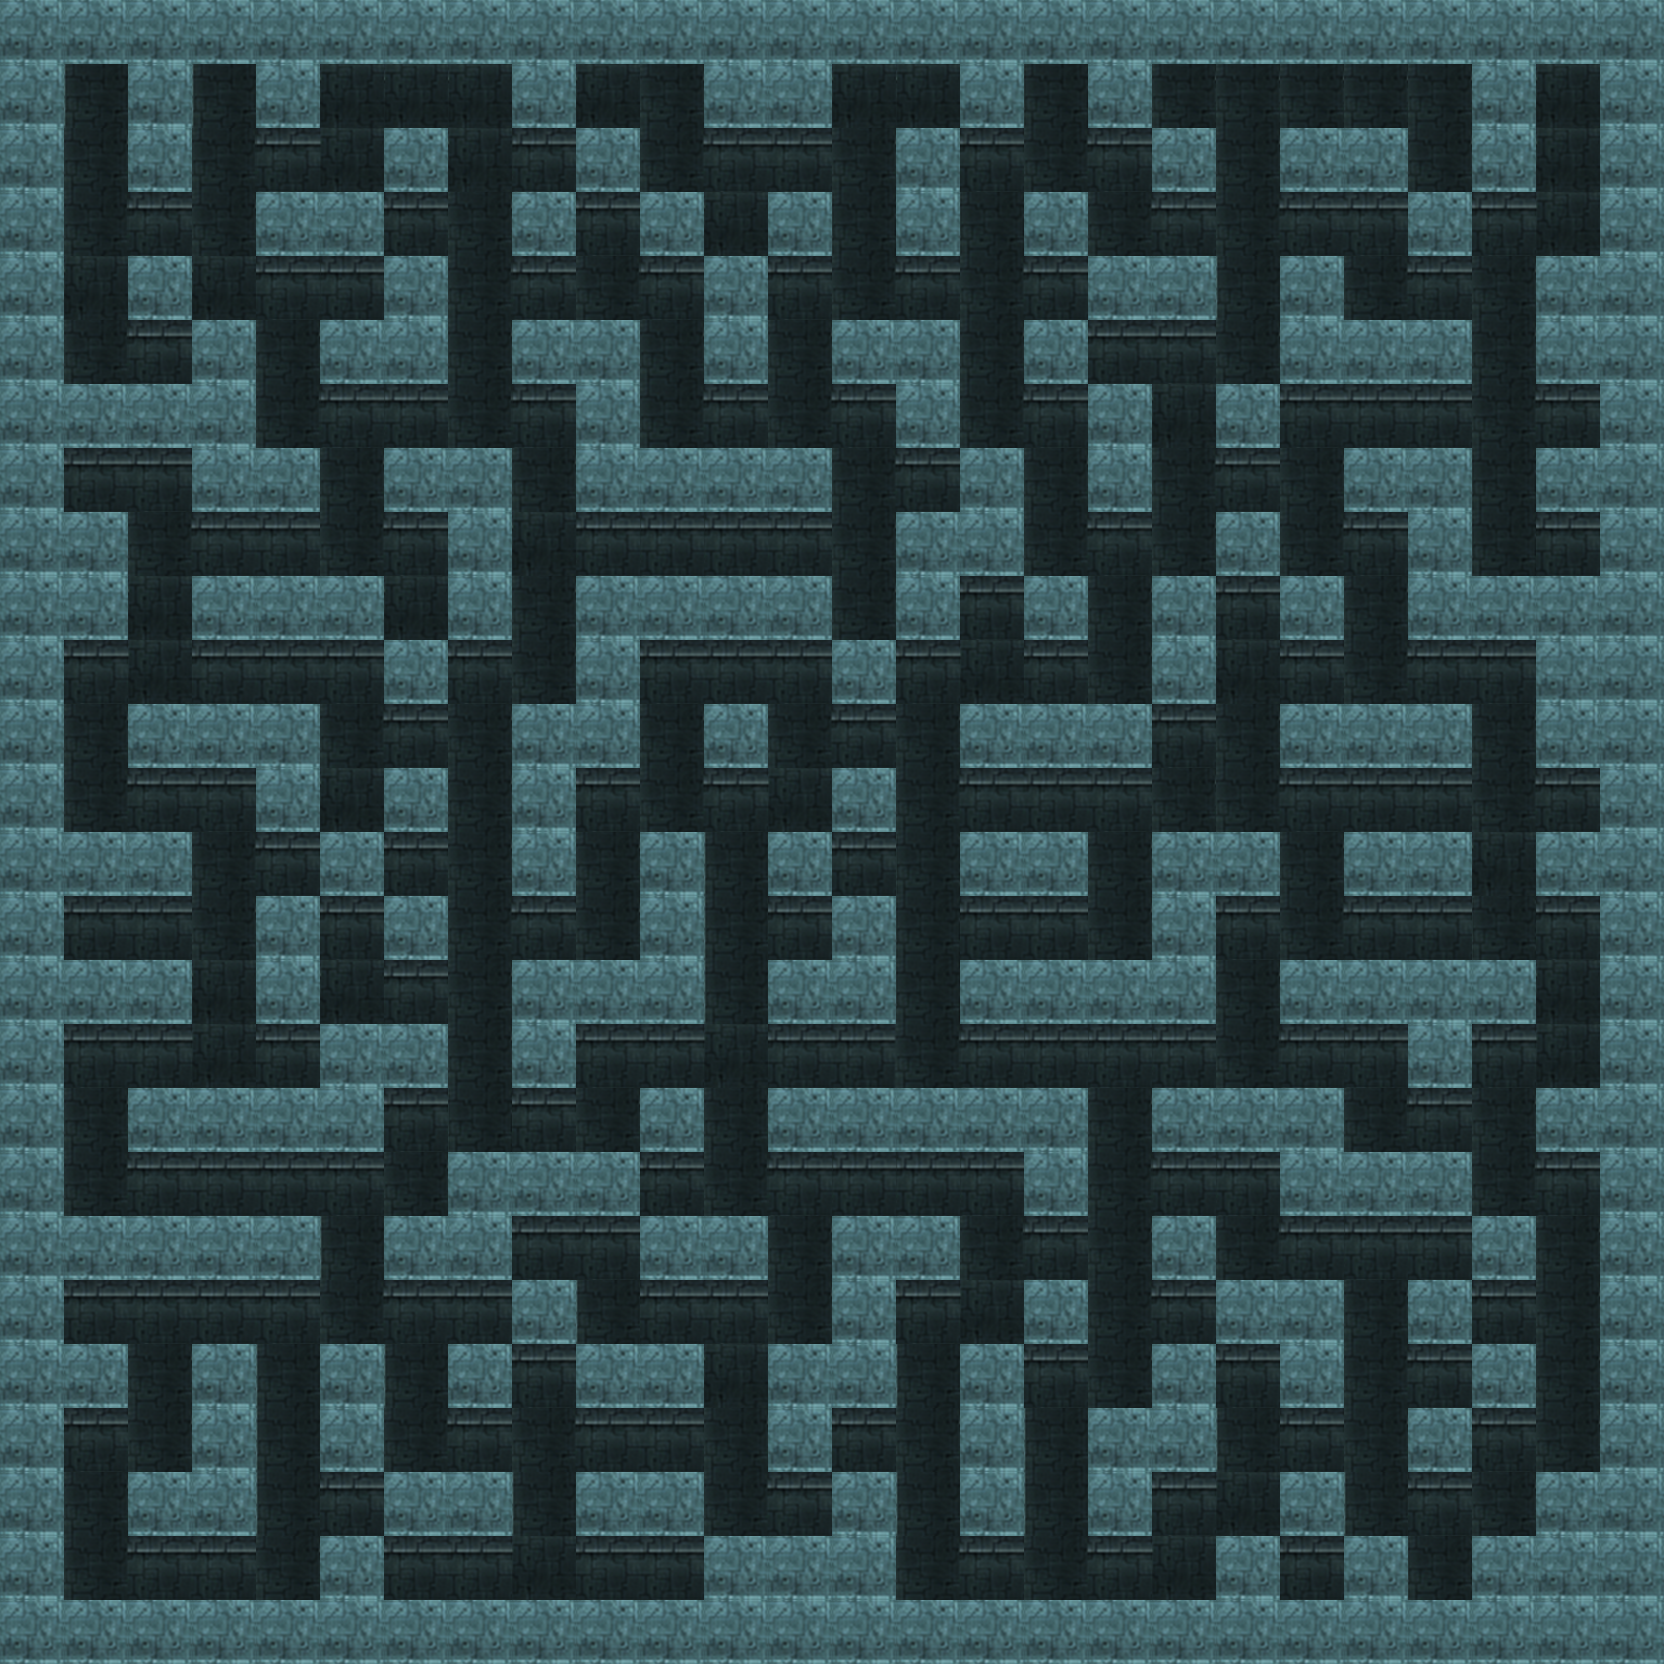

A 2D game scene composited from a Tiled map and its tileset images. What follows is a short description and the map's XML, with each tile layer's data collapsed to a summary:
An orthogonal 26x26 tile map with 64x64 px tiles, 1 tile layer (Calque de Tile 1) and 59 objects.

<map version="1.0" orientation="orthogonal" renderorder="right-down" width="26" height="26" tilewidth="64" tileheight="64" nextobjectid="61">
 <tileset firstgid="1" name="couloirs 64px" tilewidth="64" tileheight="64" tilecount="169" columns="13">
  <image source="couloirs_64px.png" width="832" height="832" />
  <tile id="84">
   <properties>
    <property name="collidable" value="true" />
   </properties>
  </tile>
  <tile id="136">
   <properties>
    <property name="collidable" value="true" />
   </properties>
  </tile>
 </tileset>
 <layer name="Calque de Tile 1" width="26" height="26">
  <data>[676 cells, 676 non-empty, 15 distinct tile ids]</data>
 </layer>
 <objectgroup name="sorties">
  <properties>
   <property name="sorties" value="true" />
  </properties>
  <object id="2" x="1408" y="1535" width="64" height="64" />
  <object id="3" x="1153" y="1535" width="64" height="64" />
  <object id="4" x="1088" y="1535" width="63" height="63" />
  <object id="5" x="1025" y="1535" width="62" height="62" />
  <object id="6" x="959" y="1535" width="63" height="63" />
  <object id="7" x="897" y="1534" width="64" height="64" />
  <object id="8" x="639" y="1536" width="65" height="65" />
  <object id="9" x="577" y="1535" width="64" height="64" />
  <object id="10" x="512" y="1534" width="65" height="65" />
  <object id="11" x="446" y="1536" width="64" height="64" />
  <object id="12" x="385" y="1536" width="63" height="63" />
  <object id="13" x="255" y="1534" width="66" height="66" />
  <object id="14" x="192" y="1534" width="65" height="65" />
  <object id="15" x="128" y="1535" width="65" height="65" />
  <object id="16" x="64" y="1536" width="65" height="65" />
  <object id="17" x="64" y="1471" width="63" height="63" />
  <object id="18" x="64" y="1408" width="63" height="63" />
  <object id="19" x="64" y="1279" width="63" height="63" />
  <object id="20" x="65" y="1154" width="61" height="61" />
  <object id="21" x="66" y="1087" width="64" height="64" />
  <object id="22" x="65" y="1024" width="62" height="62" />
  <object id="23" x="64" y="897" width="62" height="62" />
  <object id="24" x="64" y="768" width="62" height="62" />
  <object id="25" x="64" y="703" width="63" height="63" />
  <object id="26" x="65" y="640" width="61" height="61" />
  <object id="27" x="65" y="450" width="61" height="61" />
  <object id="28" x="64" y="320" width="63" height="63" />
  <object id="29" x="65" y="255" width="63" height="63" />
  <object id="30" x="64" y="189" width="65" height="65" />
  <object id="31" x="65" y="126" width="63" height="63" />
  <object id="32" x="65" y="64" width="62" height="62" />
  <object id="33" x="193" y="64" width="61" height="61" />
  <object id="34" x="320" y="64" width="62" height="62" />
  <object id="35" x="383" y="65" width="63" height="63" />
  <object id="36" x="448" y="65" width="62" height="62" />
  <object id="37" x="577" y="64" width="65" height="65" />
  <object id="38" x="644" y="65" width="61" height="61" />
  <object id="39" x="833" y="64" width="60" height="60" />
  <object id="40" x="894" y="65" width="64" height="64" />
  <object id="41" x="1025" y="64" width="61" height="61" />
  <object id="42" x="1152" y="64" width="63" height="63" />
  <object id="43" x="1216" y="64" width="62" height="62" />
  <object id="44" x="1279" y="65" width="62" height="62" />
  <object id="45" x="1341" y="65" width="63" height="63" />
  <object id="46" x="1404" y="65" width="67" height="67" />
  <object id="47" x="1537" y="64" width="63" height="63" />
  <object id="48" x="1537" y="127" width="63" height="63" />
  <object id="49" x="1537" y="190" width="65" height="65" />
  <object id="50" x="1536" y="384" width="65" height="65" />
  <object id="51" x="1536" y="512" width="63" height="63" />
  <object id="52" x="1537" y="768" width="63" height="63" />
  <object id="53" x="1537" y="896" width="63" height="63" />
  <object id="54" x="1538" y="959" width="65" height="65" />
  <object id="55" x="1538" y="1024" width="64" height="64" />
  <object id="56" x="1537" y="1152" width="64" height="64" />
  <object id="57" x="1536" y="1216" width="63" height="63" />
  <object id="58" x="1538" y="1279" width="67" height="67" />
  <object id="59" x="1537" y="1346" width="64" height="64" />
  <object id="60" x="1536" y="1410" width="64" height="64" />
 </objectgroup>
</map>
